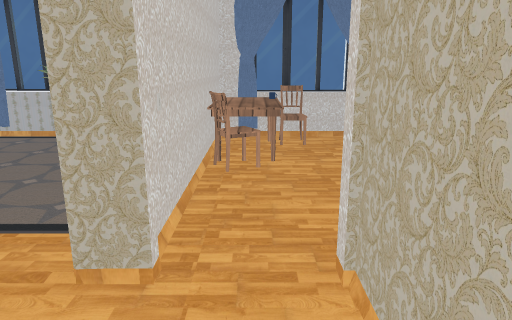
View 1 (above)

15 first-person views from a walk through a 3-D level made in the Unity game engine. The camera is 1.2 m above the floor, tilts 14° down and sees 70° across. The floor is counted in squares, 0.5 m on a side. Each view is taken from the middle of a square. On the plan, view 1 faces up. The plan holds only what a view shows up to about 20 squares ahead; the rest is blank. Some surface patterns are stand-ins.

View 2
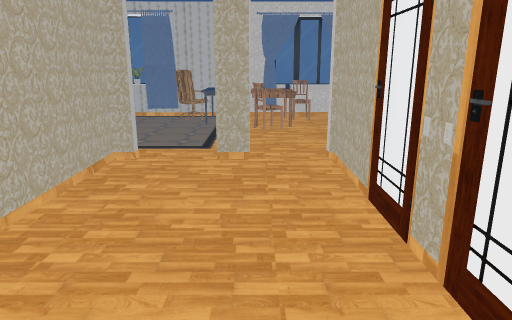

View 3
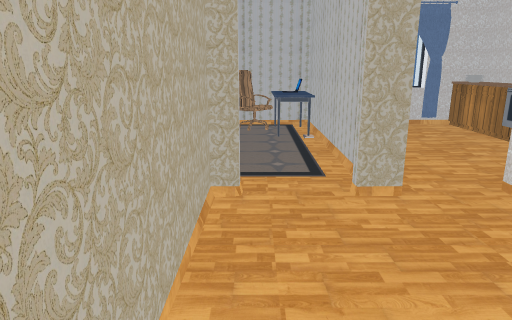

View 4
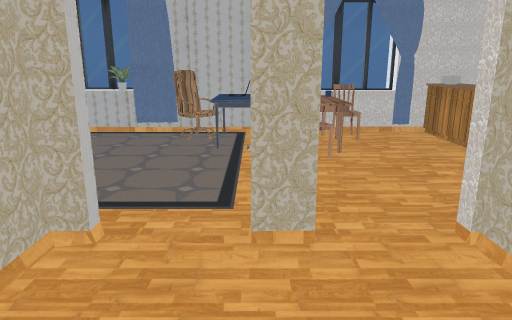

View 5
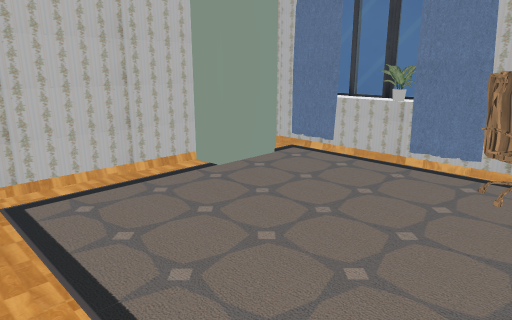

View 6
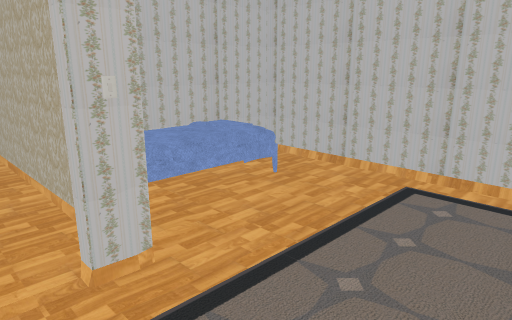

View 7
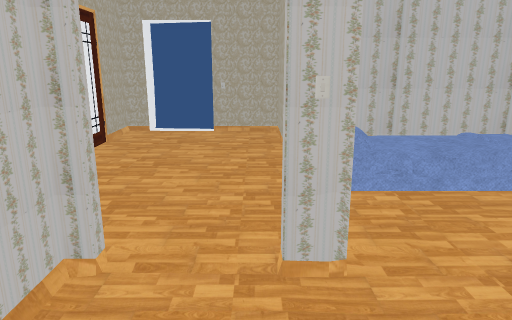

View 8
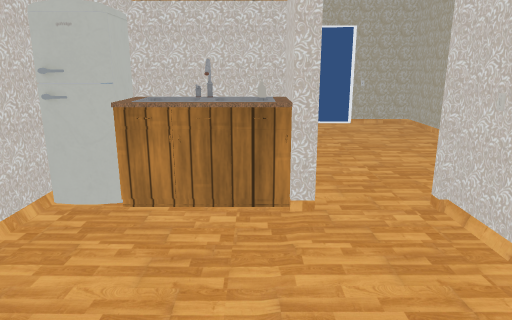

View 9
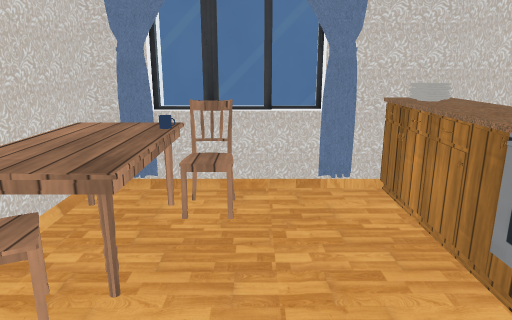

View 10
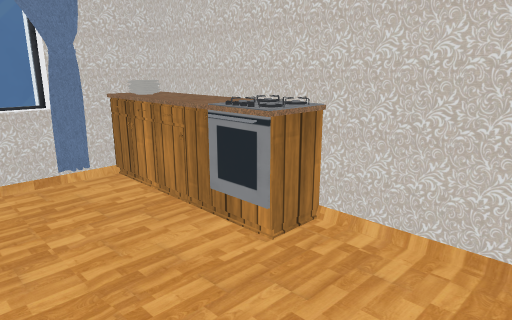

View 11
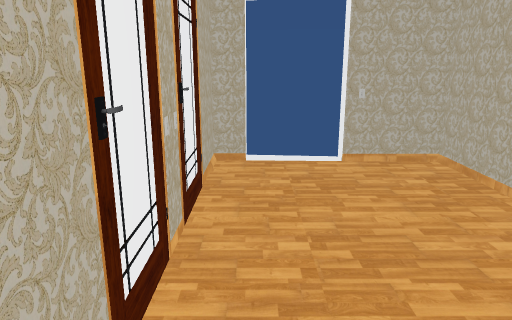

View 12
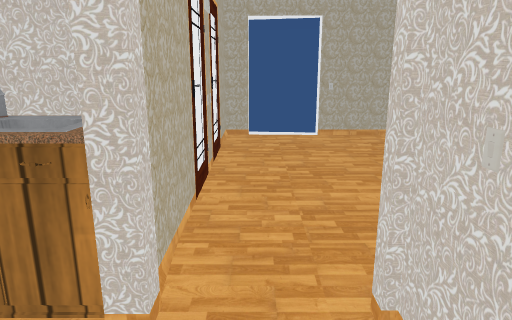

View 13
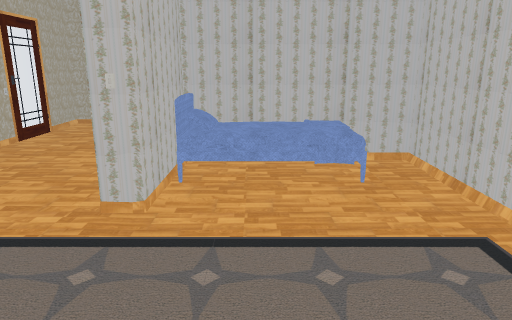

View 14
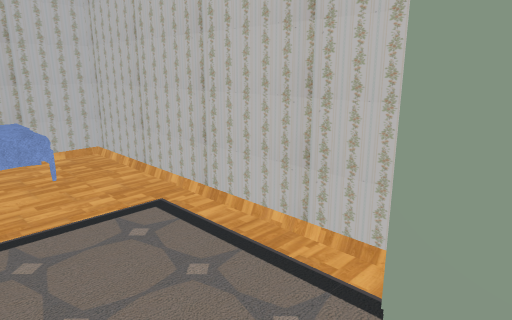

View 15
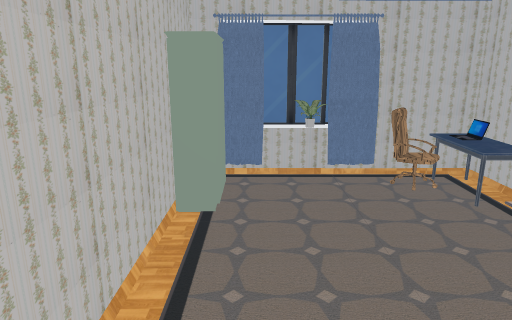

### Floor plan
Key: @ floor where view 1 was taken; # wall or solid block; . main floor; : floor 0.5 m higher than the main floor; ^ raised ledge; O other object.
Columns run from 11 left of view 1 to 6 right of it. Each row starts with its distance up from view 1.
 14  ####      #^##
 13  #O^OO######O###O#
 12  #....OOOO#OO...O#
 11  #.....OOOOOO...O#
 10 ##......OOOOO...O#
  9 #........#OOO..OO#
  8 #........##.....O#
  7 #........##......#
  6 #........##......#
  5 #........##......#
  4 #.....O..##.#OOOO#
  3 #.....#.....#OOOO#
  2 #.::::O.....######
  1 #.::: #.....##
  0 #######....@#
 -1       #.....#
 -2       #.....##
 -3       #.....#
 -4       #.....#
 -5       #.....#
 -6       # O...#
 -7       ###   #

Where each view was taken, in squares from view 1:
view 1: 0 up, 0 right, facing up
view 2: 6 down, 1 left, facing up
view 3: 3 down, 4 left, facing up
view 4: 1 down, 2 left, facing up
view 5: 4 up, 3 left, facing up-left
view 6: 8 up, 3 left, facing down-left
view 7: 8 up, 4 left, facing down
view 8: 10 up, 2 right, facing down
view 9: 6 up, 2 right, facing up
view 10: 5 up, 1 right, facing up-right
view 11: 3 up, 0 right, facing down
view 12: 7 up, 0 right, facing down
view 13: 10 up, 7 left, facing down
view 14: 11 up, 7 left, facing down-left
view 15: 1 up, 9 left, facing up
